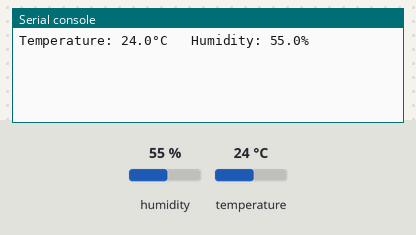
Bench run of a program on a simulated Raspberry Pi Pico running MicroPython. Parts: the last lines printed to the serial console. The inputs (shaded band) are chosen by the test bench; at power-on: humidity 55 %, temperature 24 °C.

Above: at 1.2 s.
1.3 s: humidity set to 22 %
At 11.0 s:
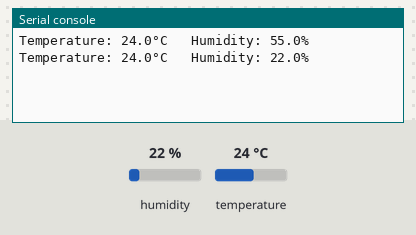
11.3 s: temperature set to 12 °C
At 20.7 s:
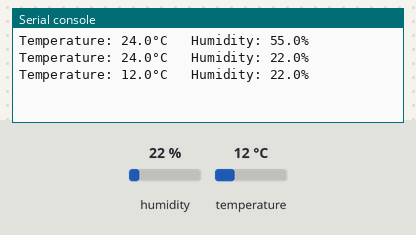
21.3 s: humidity set to 40 %
At 31.6 s:
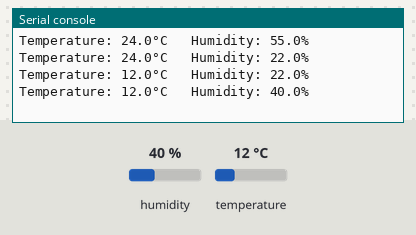
Timing chart, 0 to 33.1 s (numbered marks = the images above; inputs shaded):
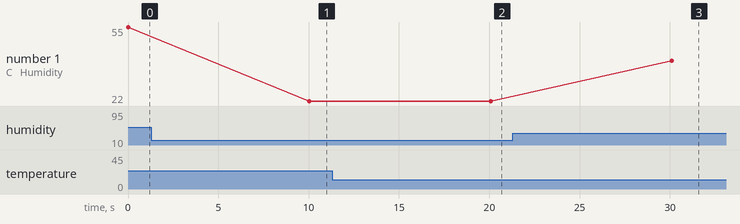

Measured:
- after the input at 1.3 s, the serial console: prints a new line after 8.7 s (image 1)
- after the input at 11.3 s, the serial console: prints a new line after 8.8 s (image 2)
- after the input at 21.3 s, the serial console: prints a new line after 8.8 s (image 3)
- plotted number 1: 55 → 22 after the input at 1.3 s, 22 → 40 after the input at 21.3 s

The program:

read-DHT11.py
```python
"""This is simple example to read temperature and humidity"""

from machine import Pin
from time import sleep
import dht

# prepare to read DHT11/DHT22
sensor = dht.DHT11(Pin(2, Pin.IN, Pin.PULL_UP))
#sensor = dht.DHT22(Pin(2, Pin.IN, Pin.PULL_UP))

while True:
    # get temperature and humidity
    sensor.measure()
    temp = sensor.temperature()
    hum = sensor.humidity()

    print("Temperature: {:.1f}°C   Humidity: {:.1f}%".format(temp, hum))
    sleep(10)
```
